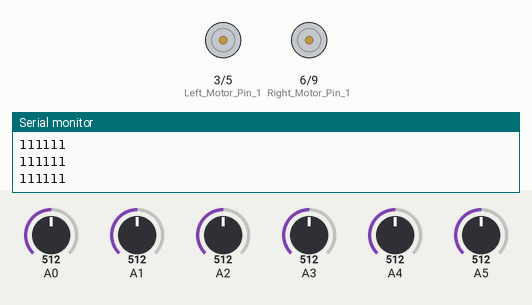
A sketch run on a simulated Arduino Uno, built with avr-gcc and run on an emulated ATmega328P. Parts: motor-driver pin pairs drawn as motors (green arrow = first pin HIGH = forward, orange = second pin HIGH = backward, longer = more drive), the last lines printed to the serial monitor. The inputs (shaded band) are chosen by the test bench; at power-on: A0 = 512, A1 = 512, A2 = 512, A3 = 512, A4 = 512, A5 = 512.

Above: at 1.2 s.
1.3 s: A0 set to 832
2.8 s: A0 set to 869
At 4.0 s:
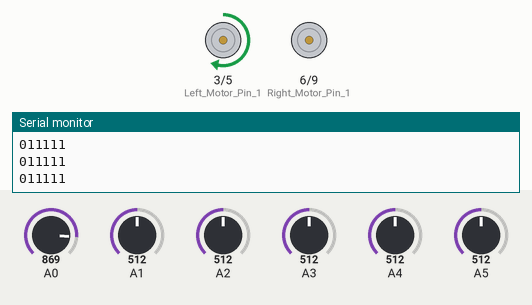
4.3 s: A1 set to 844
5.8 s: A1 set to 858
At 6.3 s:
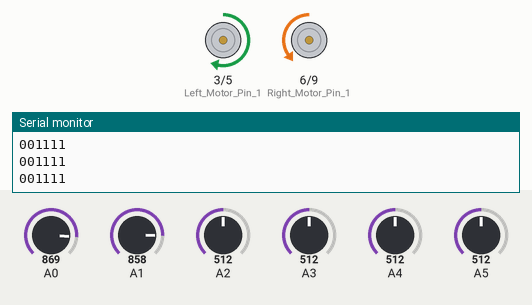
7.3 s: A2 set to 992
At 8.6 s:
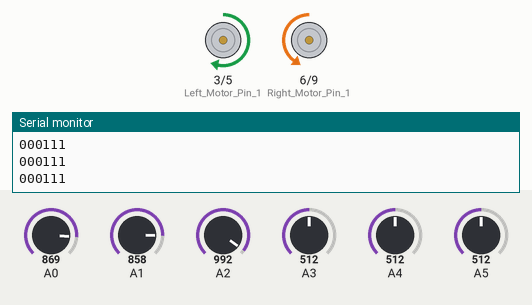
Timing chart, 0 to 9.8 s (numbered marks = the images above; inputs shaded):
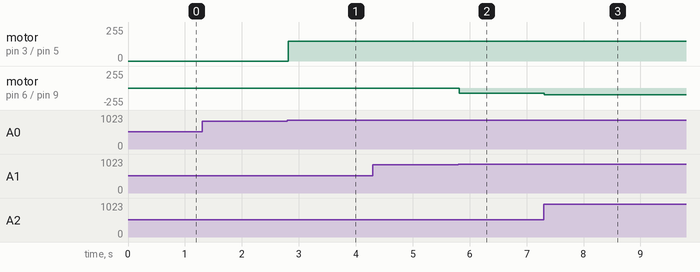

The sketch:

code_v1.ino
```cpp
#define I1 3
#define I2 5
#define I3 6
#define I4 9
#define whiteConst 850

int sensorReading[6];

int PWM_Right, PWM_Left;

void setup() {
    pinMode(3, OUTPUT); //Left Motor Pin 1
    pinMode(5, OUTPUT); //Left Motor Pin 2
    pinMode(6, OUTPUT); //Right Motor Pin 1
    pinMode(9, OUTPUT); //Right Motor Pin 2
    Serial.begin(9600); //Enable Serial Communications
}

void loop() {
    lineFollow();
}

void lineFollow() {
    readSensor();
    if (sensorReading[0] == 1 && sensorReading[1] == 1 && sensorReading[2] == 1 && sensorReading[3] == 1 && sensorReading[4] == 1 && sensorReading[5] == 0){
          PWM_Right = 0;
          PWM_Left = 150;
    } else if (sensorReading[0] == 1 && sensorReading[1] == 1 && sensorReading[2] == 1 && sensorReading[3] == 1 && sensorReading[4] == 0 && sensorReading[5] == 0){
          PWM_Right = 80;
          PWM_Left = 150;
    } else if (sensorReading[0] == 1 && sensorReading[1] == 1 && sensorReading[2] == 1 && sensorReading[3] == 0 && sensorReading[4] == 0 && sensorReading[5] == 0){
          PWM_Right = 100;
          PWM_Left = 150;
    } else if ((sensorReading[0] == 1 && sensorReading[1] == 0 && sensorReading[2] == 0 && sensorReading[3] == 0 && sensorReading[4] == 1 && sensorReading[5] == 1) ||
                 (sensorReading[0] == 1 && sensorReading[1] == 1 && sensorReading[2] == 0 && sensorReading[3] == 0 && sensorReading[4] == 0 && sensorReading[5] == 1)){
          PWM_Right = 150;
          PWM_Left = 150;
    }else if (sensorReading[0] == 0 && sensorReading[1] == 0 && sensorReading[2] == 0 && sensorReading[3] == 1 && sensorReading[4] == 1 && sensorReading[5] == 1){
          PWM_Right = 150;
          PWM_Left = 100;
    } else if (sensorReading[0] == 0 && sensorReading[1] == 0 && sensorReading[2] == 1 && sensorReading[3] == 1 && sensorReading[4] == 1 && sensorReading[5] == 1){
          PWM_Right = 150;
          PWM_Left = 80;
    } else if (sensorReading[0] == 0 && sensorReading[1] == 1 && sensorReading[2] == 1 && sensorReading[3] == 1 && sensorReading[4] == 1 && sensorReading[5] == 1){
          PWM_Right = 150;
          PWM_Left = 0;
    }

    analogWrite(3, PWM_Right);
    analogWrite(5, 0);
    analogWrite(6, 0);
    analogWrite(9, PWM_Left);
}

void readSensor() {
  sensorReading[0] = (analogRead(A0) <= whiteConst) ? 1 : 0;
  sensorReading[1] = (analogRead(A1) <= whiteConst) ? 1 : 0;
  sensorReading[2] = (analogRead(A2) <= whiteConst) ? 1 : 0;
  sensorReading[3] = (analogRead(A3) <= whiteConst) ? 1 : 0;
  sensorReading[4] = (analogRead(A4) <= whiteConst) ? 1 : 0;
  sensorReading[5] = (analogRead(A5) <= whiteConst) ? 1 : 0;
  int i;
  for(i = 0;i<6;i++){
    Serial.print(sensorReading[i]);
  }
  Serial.println();
/*Serial.print(analogRead(A0));
Serial.print("   ");
Serial.print(analogRead(A1));
Serial.print("   ");
Serial.print(analogRead(A2));
Serial.print("   ");
Serial.print(analogRead(A3));
Serial.print("   ");
Serial.print(analogRead(A4));
Serial.print("   ");
Serial.println(analogRead(A5));*/
}
```

Measured:
- the behaviour switches between 850 and 851 on A0 (found by bisection; images 0 and 1)
- the behaviour switches between 850 and 851 on A1 (found by bisection; images 1 and 2)
- after the input at 2.8 s, motor on pin 3 (Left_Motor_Pin_1) / pin 5 (Left_Motor_Pin_2): stopped → forward 150/255 at once
- after the input at 5.8 s, motor on pin 6 (Right_Motor_Pin_1) / pin 9 (Right_Motor_Pin_2): stopped → backward 80/255 at once
- after the input at 7.3 s, motor on pin 6 (Right_Motor_Pin_1) / pin 9 (Right_Motor_Pin_2): backward 80/255 → backward 100/255 at once
